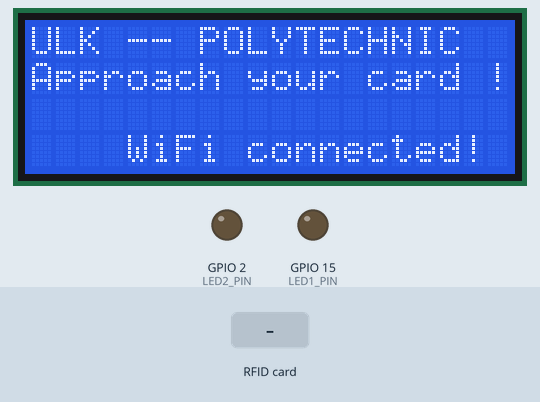
This sketch was run on a simulated ESP32. Parts: 20×4 character LCD, output pins drawn as LEDs (lit = HIGH). Inputs (shaded band) come from the test bench. WiFi joins after 1.5 s; servers stay silent unless stated; uploads are accepted with an empty reply; what the sketch prints to the serial monitor is not drawn.

Above: at 3.0 s.
3.1 s: RFID card 5E 7A 19 C4 held to the reader
At 3.8 s:
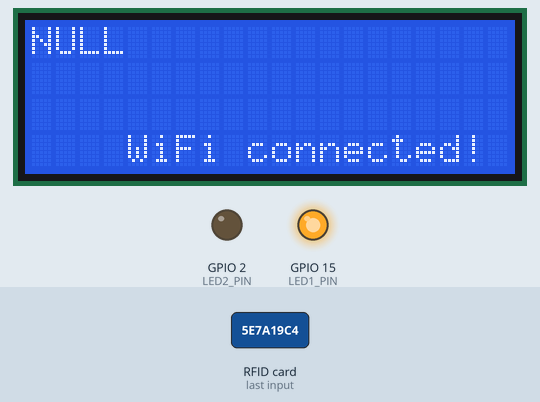
At 7.3 s:
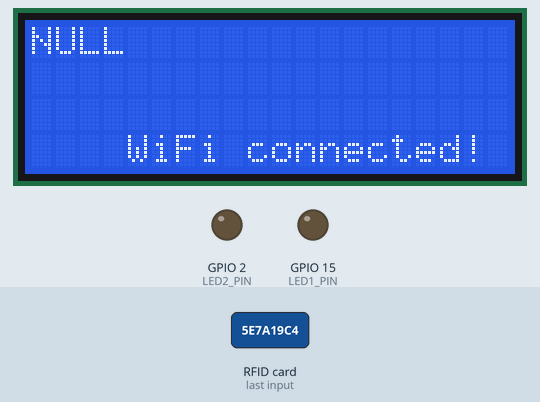
Timing chart, 0 to 8.8 s (numbered marks = the images above; inputs shaded):
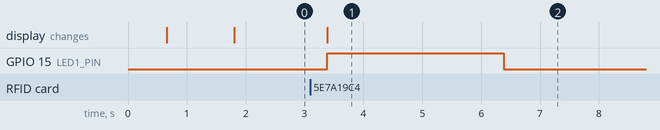

The sketch:

viewsi.ino
```cpp
#include <WiFi.h>
#include <WiFiClientSecure.h>
#include <HTTPClient.h>
#include <LiquidCrystal_I2C.h>
#include <SPI.h>
#include <ArduinoJson.h>
#include <MFRC522.h>

#define SS_PIN 5
#define RST_PIN 4
#define LED1_PIN 15 //rouge
#define LED2_PIN 2 //vert

MFRC522 rfid(SS_PIN, RST_PIN);
LiquidCrystal_I2C lcd(0x27, 20, 4);
const char* serverName = "https://ulkcontrolservice.vercel.app/check_rfid/";


void setup() {
  Serial.begin(115200);
  SPI.begin();
  rfid.PCD_Init();
  lcd.init();
  lcd.backlight();

  //WiFi.begin("UPI", "poly#2023");
 WiFi.begin("CANALBOX-3013-2G", "QqBASw5Z35");
  while (WiFi.status() != WL_CONNECTED) {
    delay(500);
    Serial.print(".");
    lcd.setCursor(0, 0);
    lcd.print("ULK -- POLYTECHNIC");
    lcd.setCursor(0, 2);
    lcd.print("Initialization...");
    lcd.setCursor(4, 3);
    lcd.print("Connecting...");
  }
  Serial.println("Connected to WiFi");
  lcd.clear();
  lcd.setCursor(0, 0);
  lcd.print("ULK -- POLYTECHNIC");
  lcd.setCursor(0, 1);
  lcd.print("Approach your card !");
  lcd.setCursor(4, 3);
  lcd.print("WiFi connected!");

  pinMode(LED1_PIN, OUTPUT);
  pinMode(LED2_PIN, OUTPUT);
}

void loop() {
  if (!rfid.PICC_IsNewCardPresent() || !rfid.PICC_ReadCardSerial()) {
    delay(50);
    return;
  }

  String cardId = "";
  for (byte i = 0; i < rfid.uid.size; i++) {
    cardId += String(rfid.uid.uidByte[i] < 0x10 ? "0" : "");
    cardId += String(rfid.uid.uidByte[i], HEX);
  }
  cardId.toUpperCase();

  Serial.println(cardId);

  if (WiFi.status() == WL_CONNECTED) {
    WiFiClientSecure client;
    HTTPClient http;
    client.setInsecure();  // Disable SSL certificate verification (not recommended for production)
    // client.setFingerprint("xx xx xx xx xx xx xx xx xx xx xx xx xx xx xx xx xx xx xx xx"); // Example of setting fingerprint

    Serial.println("Sending HTTPS request...");

    http.begin(client, serverName);
    http.addHeader("Content-Type", "application/x-www-form-urlencoded");
    String postData = "cardId=" + cardId;

    int httpResponseCode = http.POST(postData);

    if (httpResponseCode > 0) {
      String response = http.getString();
      Serial.println(httpResponseCode);
      Serial.println(response);

      DynamicJsonDocument doc(1024);
      deserializeJson(doc, response);

      const char* statuse = doc["status"];
      const char* message = doc["message"];
      //const char* nom = doc["student_name"];
      String name = String(doc["student_name"]);
      const char* roll_number = doc["roll_number"];


      name.toUpperCase();

      lcd.clear();
      lcd.setCursor(0, 0);
      lcd.print(name);
      lcd.setCursor(0, 1);
      lcd.print(statuse);
      lcd.setCursor(0, 2);
      lcd.print(roll_number);
      lcd.setCursor(4, 3);
      lcd.print("WiFi connected!");

       if (strcmp(statuse, "Authorized") == 0) {
        digitalWrite(LED2_PIN, HIGH);
        delay(3000);
        digitalWrite(LED2_PIN, LOW);
      } else {
        digitalWrite(LED1_PIN, HIGH);
        delay(3000);
        digitalWrite(LED1_PIN, LOW);
      }

      delay(3000);
      lcd.clear();
      lcd.setCursor(0, 0);
      lcd.print("ULK -- POLYTECHNIC");
      lcd.setCursor(0, 1);
      lcd.print("Approach your card !");
      lcd.setCursor(4, 3);
      lcd.print("Wifi connected!");


    } else {
      Serial.print("Error on sending POST: ");
      Serial.println(httpResponseCode);
      lcd.clear();
      lcd.setCursor(0, 0);
      lcd.print("ERROR -- ERROR");
      lcd.setCursor(0, 2);
      lcd.print("Fail to reach server");
      digitalWrite(LED1_PIN, HIGH);
      delay(1000);
      digitalWrite(LED1_PIN, LOW);
      delay(2000);
      lcd.clear();
      lcd.setCursor(0, 0);
      lcd.print("ULK -- POLYTECHNIC");
      lcd.setCursor(0, 1);
      lcd.print("Approach your card !");
      lcd.setCursor(4, 3);
      lcd.print("Wifi connected!");
    }

    http.end();
  } else {
    Serial.println("WiFi not connected");
    lcd.clear();
    lcd.setCursor(0, 0);
    lcd.print("ULK -- POLYTECHNIC");
    lcd.setCursor(0, 1);
    lcd.print("ERROR");
    lcd.setCursor(4, 4);
    lcd.print("Connection lost!");
    delay(2000);
    lcd.clear();
    lcd.setCursor(0, 0);
    lcd.print("ULK -- POLYTECHNIC");
    lcd.setCursor(0, 2);
    lcd.print("Initialization...");
    lcd.setCursor(4, 3);
    lcd.print("Connecting...");
  }

  delay(3000);
}
```

Measured:
- after the input at 3.1 s, GPIO 15 (LED1_PIN): LOW → HIGH after 0.29 s, → LOW 3.0 s later; the display: changes after 0.29 s (image 1)
